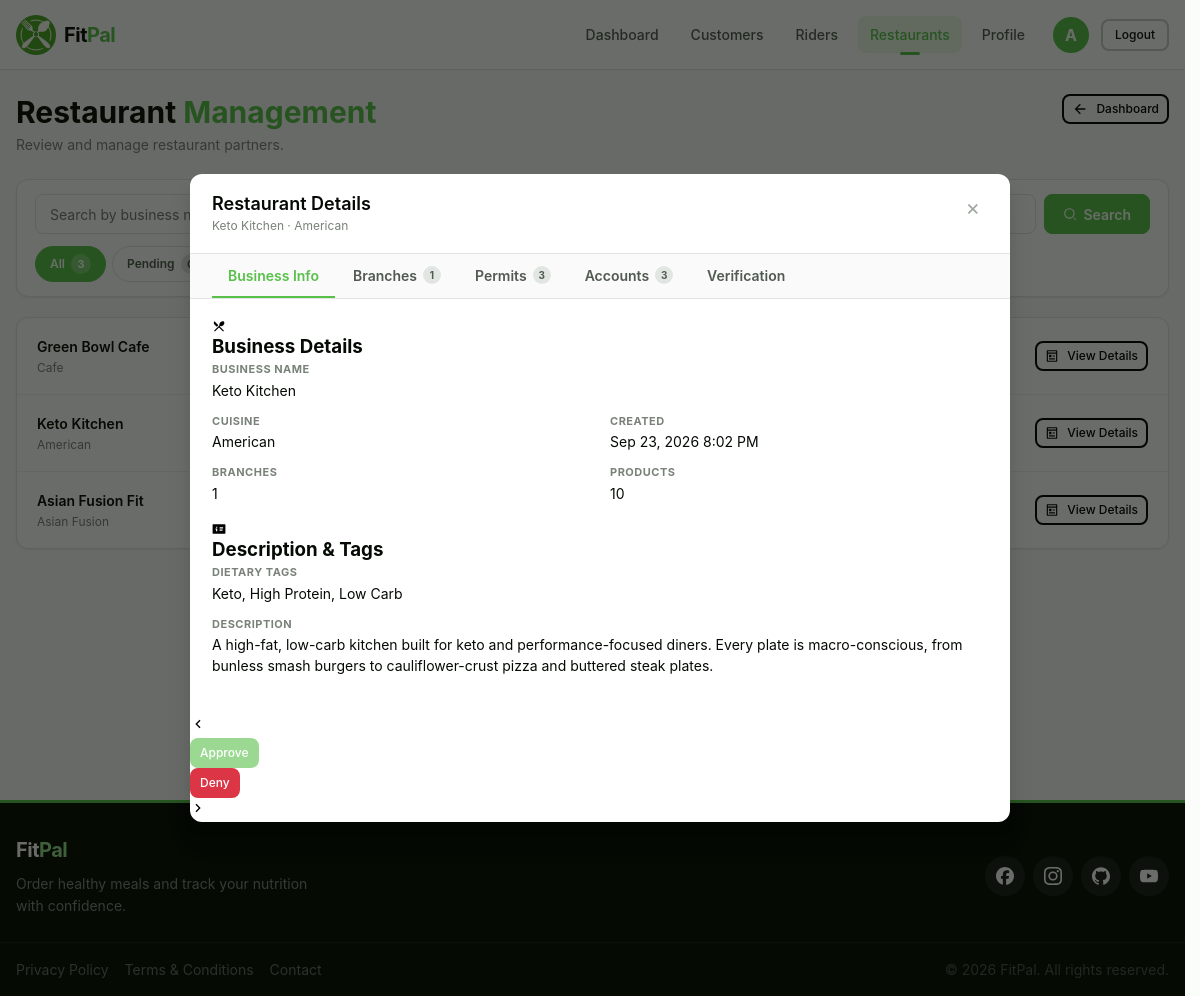
Page /admin/pages/restaurants.php?open=2 (signed in) on the committed database.
### tables this page shows
CREATE TABLE restaurant (
    restaurant_id INT AUTO_INCREMENT PRIMARY KEY,
    business_name VARCHAR(100) NOT NULL,
    description TEXT NULL,
    cuisine_type VARCHAR(50) NULL,
    dietary_tags TEXT NULL,
    verification_status VARCHAR(20) NOT NULL DEFAULT 'pending' CHECK (
        verification_status IN (
            'pending',
            'denied',
            'suspended',
            'verified'
        )
    ),
    verified_by_admin_id INT NULL,
    verified_at TIMESTAMP NULL,
    is_active TINYINT(1) DEFAULT 1,
    created_at TIMESTAMP DEFAULT CURRENT_TIMESTAMP,
    updated_at TIMESTAMP DEFAULT CURRENT_TIMESTAMP ON UPDATE CURRENT_TIMESTAMP,
    FOREIGN KEY (verified_by_admin_id) REFERENCES administrator (administrator_id) ON DELETE SET NULL,
    INDEX idx_business_name (business_name),
    INDEX idx_verification_status (verification_status),
    INDEX idx_is_active (is_active)
) COMMENT = 'Restaurant business entity — credentials live in restaurant_account';

### admin/pages/restaurants.php (the view, shortened to what the rows shown need)
<?php
require_once __DIR__ . '/../includes/header.php';
require_once __DIR__ . '/../backend/database/admin-queries.php';
$page   = isset($_GET['page']) ? max(1, (int)$_GET['page']) : 1;
$search = isset($_GET['search']) ? trim((string)$_GET['search']) : '';
$status = isset($_GET['status']) ? (string)$_GET['status'] : 'all';
$openId = isset($_GET['open']) ? (int)$_GET['open'] : 0;
$perPage = 5;
$data   = getRestaurantsPaginated($database_connection, $page, $perPage, $search, $status);
$rows   = $data['rows'];
$openRestaurant = null;
$openBranches = [];
$openAccounts = [];
$openPermits = [];
if ($openId > 0) {
    $openRestaurant = getRestaurantDetails($database_connection, $openId);
    if ($openRestaurant) {
        $openBranches = getRestaurantBranches($database_connection, $openId);
        $openAccounts = getRestaurantAccounts($database_connection, $openId);
        $openPermits  = getRestaurantPermits($database_connection, $openId);
    }
}
function buildRestaurantUrl(array $overrides = []): string
{
    $params = [
        'page'   => $_GET['page']   ?? 1,
        'search' => $_GET['search'] ?? '',
        'status' => $_GET['status'] ?? 'all',
    ];
    foreach ($overrides as $k => $v) {
        if ($v === null || $v === '') {
            unset($params[$k]);
        } else {
            $params[$k] = $v;
        }
    }
    return '?' . http_build_query($params);
}
?>
<div class="content admin-list-page">
    <div class="container">
        <header class="admin-page-header">
            <div class="admin-page-header-left">
                <h1 class="heading-2">Restaurant <span>Management</span></h1>
            </div>
        </header>
        <div class="admin-table-card">
            <?php if (empty($rows)): ?>
            <div class="admin-table-empty">
                <div class="admin-table-empty-icon" aria-hidden="true"
                    data-fallback-src="<?php echo $assetBase; ?>assets/images/icons/restaurant.svg">
                    <img src="<?php echo $assetBase; ?>assets/images/icons/search-line.svg" alt="">
                </div>
                <p class="admin-table-empty-title">No restaurants found</p>
                <p class="admin-table-empty-text">
                    <?php if ($search !== ''): ?>
                    No results for "<?php echo htmlspecialchars($search, ENT_QUOTES, 'UTF-8'); ?>".
                    <?php else: ?>
                    Try a different filter.
                    <?php endif; ?>
                </p>
            </div>
            <?php else: ?>
            <div class="admin-table-restaurants">
                <?php foreach ($rows as $r):
                    $rid = (int)$r['restaurant_id'];
                    $name = (string)$r['business_name'];
                    $verification = (string)($r['verification_status'] ?? 'pending');
                    $isActive = (int)$r['is_active'] === 1;
                ?>
                <div class="admin-table-row">
                    <div class="admin-cell-body">
                        <p class="admin-cell-title"><?php echo htmlspecialchars($name, ENT_QUOTES, 'UTF-8'); ?></p>
                        <p class="admin-cell-subtitle">
                            <?php echo htmlspecialchars((string)($r['cuisine_type'] ?? '—'), ENT_QUOTES, 'UTF-8'); ?>
                        </p>
                    </div>
                    <div class="admin-cell-body">
                        <div class="admin-cell-meta">
                            <span class="badge <?php echo adminVerificationBadgeClass($verification); ?>">
                            </span>
                            <span class="badge <?php echo $isActive ? 'badge-success' : 'badge-secondary'; ?>">
                            </span>
                        </div>
                        <div class="admin-cell-meta">
                            <span class="admin-cell-meta-item">
                            </span>
                            <span class="admin-cell-meta-item">
                            </span>
                        </div>
                    </div>
                    <div class="admin-cell-actions">
                        <a href="<?php echo htmlspecialchars(buildRestaurantUrl(['open' => $rid]), ENT_QUOTES, 'UTF-8'); ?>"
                            class="btn btn-outline btn-sm">
                            <img src="<?php echo $assetBase; ?>assets/images/icons/pages-line.svg" alt=""
                                class="btn-icon btn-icon-no-filter btn-icon-14" width="14" height="14">
                            <span>View Details</span>
                        </a>
                    </div>
                </div>
                <?php endforeach; ?>
            </div>
            <?php endif; ?>
        </div>
    </div>
</div>
<div class="admin-modal <?php echo $openRestaurant ? 'is-open' : ''; ?>" id="restaurantDetailsModal"
    aria-hidden="<?php echo $openRestaurant ? 'false' : 'true'; ?>" role="dialog">
    <div class="admin-modal-panel admin-modal-panel-wide" role="document">
        <div class="admin-modal-header">
            <div class="admin-modal-header-left">
                <p class="admin-modal-title">Restaurant Details</p>
                <p class="admin-modal-subtitle">
                    <?php echo $openRestaurant
                        ? htmlspecialchars((string)$openRestaurant['business_name'] . ' · ' . ($openRestaurant['cuisine_type'] ?? ''), ENT_QUOTES, 'UTF-8')
                        : 'Select a restaurant to review.'; ?>
                </p>
            </div>
        </div>
        <?php if (!$openRestaurant): ?>
        <div class="admin-modal-panel-body">
            <p class="admin-detail-value admin-detail-value-muted">No restaurant selected.</p>
        </div>
        <?php else:
            $openVerification = (string)($openRestaurant['verification_status'] ?? 'pending');
        ?>
        <div class="admin-modal-tabs" role="tablist">
            <button type="button" class="admin-modal-tab active" data-tab="info" role="tab">Business Info</button>
            <button type="button" class="admin-modal-tab" data-tab="branches" role="tab">
                Branches <span class="tab-count"><?php echo count($openBranches); ?></span>
            </button>
            <button type="button" class="admin-modal-tab" data-tab="permits" role="tab">
                Permits <span class="tab-count"><?php echo count($openPermits); ?></span>
            </button>
            <button type="button" class="admin-modal-tab" data-tab="accounts" role="tab">
                Accounts <span class="tab-count"><?php echo count($openAccounts); ?></span>
            </button>
            <button type="button" class="admin-modal-tab" data-tab="verify" role="tab">Verification</button>
        </div>
        <div class="admin-modal-panel-body">
            <div class="admin-modal-tab-panel active" data-tab-panel="info">
                <div class="admin-modal-phase active" data-phase="1">
                    <h3 class="admin-section-heading">
                        <img src="<?php echo $assetBase; ?>assets/images/icons/restaurant-fill.svg" alt="" width="14"
                            height="14" class="btn-icon-no-filter">
                        Business Details
                    </h3>
                    <div class="admin-detail-grid">
                        <div class="admin-detail-item admin-detail-item-full">
                            <span class="admin-detail-label">Business Name</span>
                            <span
                                class="admin-detail-value"><?php echo htmlspecialchars((string)$openRestaurant['business_name'], ENT_QUOTES, 'UTF-8'); ?></span>
                        </div>
                        <div class="admin-detail-item">
                            <span class="admin-detail-label">Cuisine</span>
                            <span
                                class="admin-detail-value"><?php echo htmlspecialchars((string)($openRestaurant['cuisine_type'] ?? '—'), ENT_QUOTES, 'UTF-8'); ?></span>
                        </div>
                        <div class="admin-detail-item">
                            <span class="admin-detail-label">Created</span>
                            <span
                                class="admin-detail-value"><?php echo htmlspecialchars(formatAdminDate((string)($openRestaurant['created_at'] ?? '')), ENT_QUOTES, 'UTF-8'); ?></span>
                        </div>
                        <div class="admin-detail-item">
                            <span class="admin-detail-label">Branches</span>
                            <span
                                class="admin-detail-value"><?php echo number_format((int)($openRestaurant['branch_count'] ?? 0)); ?></span>
                        </div>
                        <div class="admin-detail-item">
                            <span class="admin-detail-label">Products</span>
                            <span
                                class="admin-detail-value"><?php echo number_format((int)($openRestaurant['product_count'] ?? 0)); ?></span>
                        </div>
                    </div>
                </div>
                <div class="admin-modal-phase" data-phase="2">
                    <h3 class="admin-section-heading">
                        <img src="<?php echo $assetBase; ?>assets/images/icons/info-card-fill.svg" alt="" width="14"
                            height="14" class="btn-icon-no-filter">
                        Description &amp; Tags
                    </h3>
                    <div class="admin-detail-grid">
                        <div class="admin-detail-item admin-detail-item-full">
                            <span class="admin-detail-label">Dietary Tags</span>
                            <span class="admin-detail-value">
                                <?php
                                $tags = parseAdminTagList((string)($openRestaurant['dietary_tags'] ?? ''));
                                echo empty($tags) ? '—' : htmlspecialchars(implode(', ', array_map(
                                    fn($t) => ucwords(str_replace('_', ' ', $t)), $tags
                                )), ENT_QUOTES, 'UTF-8');
                                ?>
                            </span>
                        </div>
                        <div class="admin-detail-item admin-detail-item-full">
                            <span class="admin-detail-label">Description</span>
                            <span class="admin-detail-value">
                                <?php echo nl2br(htmlspecialchars((string)($openRestaurant['description'] ?? '—'), ENT_QUOTES, 'UTF-8')); ?>
                            </span>
                        </div>
                    </div>
                </div>
            </div>
        </div>
        <div class="admin-modal-tab-footer">
            <button type="button" class="tab-arrow" data-phase-prev aria-label="Previous phase">
                <img src="<?php echo $assetBase; ?>assets/images/icons/arrow-left-s-line.svg" alt="" width="16"
                    height="16"
                    onerror="this.onerror=null; this.src='<?php echo $assetBase; ?>assets/images/icons/arrow-left-line.svg'">
            </button>
            <div class="admin-modal-footer-actions">
                <form method="POST" action="../backend/handlers/admin-handler.php">
                    <button type="submit" class="btn btn-primary btn-sm"
                        <?php echo $openVerification === 'verified' ? 'disabled' : ''; ?>>
                        Approve
                    </button>
                </form>
                <form method="POST" action="../backend/handlers/admin-handler.php">
                    <button type="submit" class="btn btn-danger btn-sm"
                        <?php echo $openVerification === 'denied' ? 'disabled' : ''; ?>>
                        Deny
                    </button>
                </form>
            </div>
            <button type="button" class="tab-arrow" data-phase-next aria-label="Next phase">
                <img src="<?php echo $assetBase; ?>assets/images/icons/arrow-right-s-line.svg" alt="" width="16"
                    height="16"
                    onerror="this.onerror=null; this.src='<?php echo $assetBase; ?>assets/images/icons/arrow-right-long-line.svg'">
            </button>
        </div>
        <?php endif; ?>
    </div>
</div>
<?php require_once __DIR__ . '/../../shared/includes/footer.php'; ?>

### admin/includes/header.php (shortened to what the rows shown need)
<?php
require_once __DIR__ . '/../backend/database/admin-connect.php';
function getAdminAssetBase(): string
{
    $scriptPath = $_SERVER['SCRIPT_NAME'];
    $dirPath    = dirname($scriptPath);
    $segments   = array_filter(explode('/', $dirPath));
    $depth      = count($segments);
    return $depth <= 0 ? './shared/' : str_repeat('../', $depth) . 'shared/';
}
$assetBase = getAdminAssetBase();
$isLoggedIn   = false;
$adminName    = '';
$adminInitial = '';
if (!empty($_SESSION['administrator_id'])) {
    $isLoggedIn = true;
    try {
        $stmt = $database_connection->prepare(
            "SELECT a.first_name, a.last_name, ap.role
             FROM administrator a
             LEFT JOIN administrator_profile ap ON a.administrator_id = ap.administrator_id
             WHERE a.administrator_id = :id
             LIMIT 1"
        );
        $stmt->execute([':id' => (int)$_SESSION['administrator_id']]);
        $row = $stmt->fetch(PDO::FETCH_ASSOC);
        if ($row) {
            $adminName    = trim(($row['first_name'] ?? '') . ' ' . ($row['last_name'] ?? ''));
            $adminInitial = strtoupper(substr((string)($row['first_name'] ?? 'A'), 0, 1));
        }
    } catch (PDOException $e) {
    }
}
$currentPage = basename($_SERVER['PHP_SELF']);
$pageCssMap = [
    'sign-in.php'      => 'sign-in.css',
    'dashboard.php'    => 'dashboard.css',
    'customers.php'    => 'customers.css',
    'riders.php'       => 'riders.css',
    'restaurants.php'  => 'restaurants.css',
    'profile.php'      => 'profile.css',
];
$pageCssFile = $pageCssMap[$currentPage] ?? '';
$pageCssPath = '';
if ($pageCssFile !== '' && file_exists(__DIR__ . '/../assets/css/' . $pageCssFile)) {
    $pageCssPath = '../assets/css/' . $pageCssFile;
}
?>
<!DOCTYPE html>
<html lang="en">
<head>
    <link rel="stylesheet" href="<?php echo $assetBase; ?>assets/css/global.css">
    <link rel="stylesheet" href="<?php echo $assetBase; ?>assets/css/header.css">
    <link rel="stylesheet" href="../assets/css/header.css">
    <?php if ($pageCssPath !== ''): ?>
    <link rel="stylesheet" href="<?php echo $pageCssPath; ?>">
    <?php endif; ?>
</head>
<body>
    <header class="header admin-header" role="banner">
        <div class="header-container">
            <nav class="header-nav" id="mainNav" role="navigation" aria-label="Admin navigation">
                <?php if ($isLoggedIn): ?>
                <div class="nav-actions">
                    <div class="user-profile-circle"
                        title="<?php echo htmlspecialchars($adminName !== '' ? $adminName : 'Admin', ENT_QUOTES, 'UTF-8'); ?>">
                        <?php if ($adminInitial !== ''): ?>
                        <span
                            class="user-initial"><?php echo htmlspecialchars($adminInitial, ENT_QUOTES, 'UTF-8'); ?></span>
                        <?php else: ?>
                        <img src="<?php echo $assetBase; ?>assets/images/icons/user-profile-circle.svg" alt="Profile"
                            class="profile-icon">
                        <?php endif; ?>
                    </div>
                </div>
                <?php endif; ?>
            </nav>
        </div>
    </header>
    <main class="main-content" role="main">

### rows in the picture
restaurant: business_name "Green Bowl Cafe", cuisine_type "Cafe"
restaurant: business_name "Keto Kitchen", cuisine_type "American", business_name+cuisine_type "Keto Kitchen · American", created_at "Sep 23, 2026 8:02 PM", dietary_tags "Keto, High Protein, Low Carb", description "A high-fat, low-carb kitchen built for keto and performance-focused diners. Every plate is macro-conscious, from bunless smash burgers to cauliflower-crust pizza and buttered steak plates."
restaurant: business_name "Asian Fusion Fit", cuisine_type "Asian Fusion"

### other values in the picture
$adminInitial "A"
$counts['all'] "3"
count($openBranches) "1"
count($openPermits) "3"
count($openAccounts) "3"
$openRestaurant['branch_count'] "1"
$openRestaurant['product_count'] "10"
